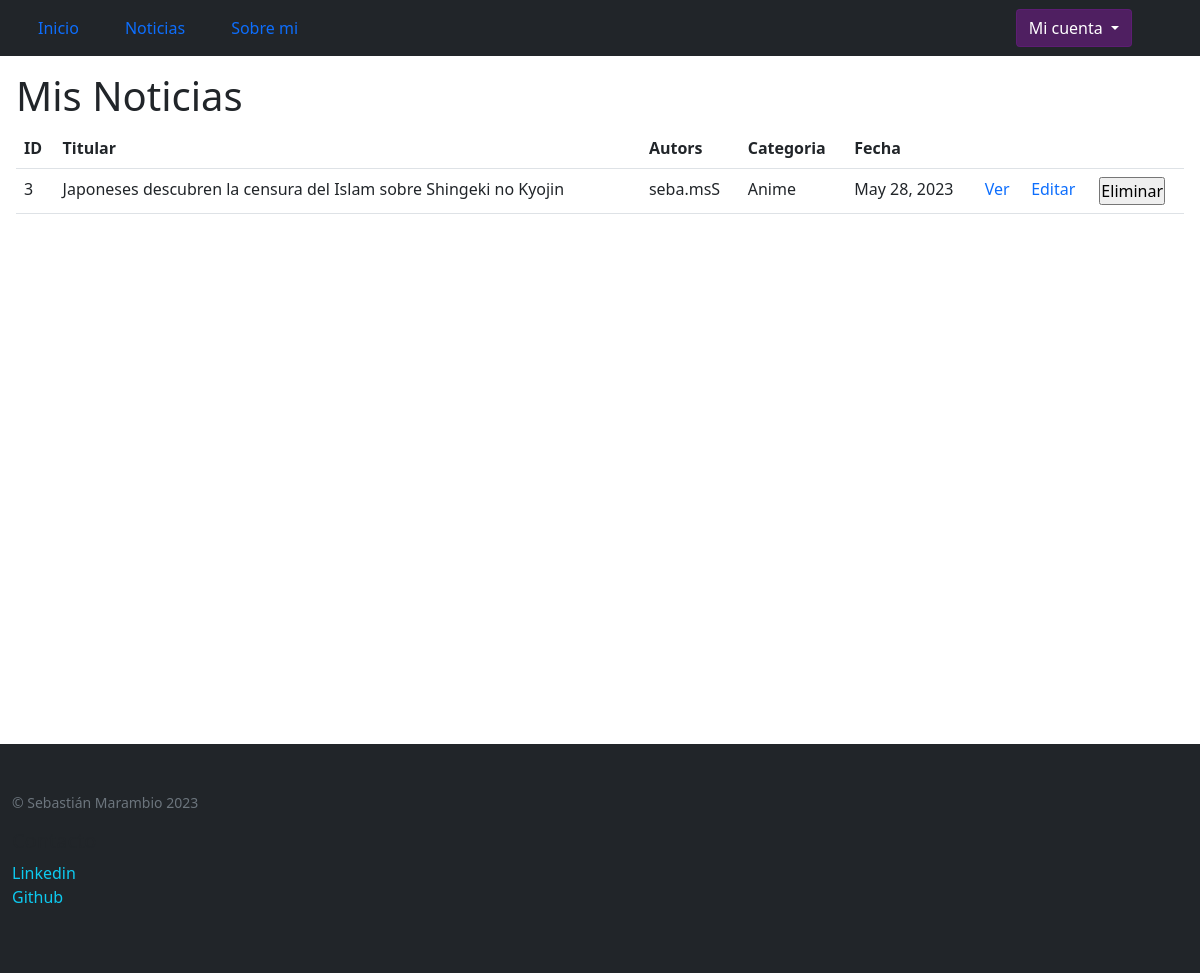
The app's page /plataforma/mis-noticias/ (signed in) with its own data.
### control_estudios/models.py (models this page shows, shortened)
class Noticias(models.Model):
    titular = models.CharField(max_length=150)
    subtitulo = models.CharField(max_length=100)
    autor = models.CharField(max_length=40)
    cuerpo = models.CharField(max_length=4000)
    categoria = models.CharField(max_length=30)
    imagen = models.ImageField(upload_to="noticias", null=True, blank=True)
    fecha_publicacion = models.DateField(default=timezone.now)

### control_estudios/views.py (the view)
# urls.py: path('mis-noticias/', MisNoticiasListView.as_view(), name="mis_noticias"),
class MisNoticiasListView(LoginRequiredMixin, ListView):
    model = Noticias
    template_name= "control_estudios/mis_noticias.html"

### control_estudios/templates/control_estudios/mis_noticias.html (shortened to what this page needs)
{% extends 'control_estudios/base.html' %}
{%block contenido %}
<section class="m-3 backfillManager overflow-auto">
  <div>
    <h1>Mis Noticias</h1>
    <table class="table">
      <tbody>
        <tr>
          <th>ID</th>
          <th>Titular</th>
          <th>Autors</th>
          <th>Categoria</th>
          <th>Fecha</th>
          <th></th>
          <th></th>
          <th></th>
        </tr>
        {% for noticia in object_list %}
        {% if user.username == noticia.autor %}
        <tr>
          <td>{{noticia.id}}</td>
          <td>{{noticia.titular}}</td>
          <td>{{noticia.autor}}</td>
          <td>{{noticia.categoria}}</td>
          <td>{{noticia.fecha_publicacion}}</td>
          <td><a href="{% url 'ver_noticia' noticia.id %}">Ver</a></td>
          <td>
            <a href="{% url 'editar_noticia' noticia.id %}">Editar</a>
          </td>
          <td>
            <form action="{% url 'eliminar_noticia' noticia.id %}" method="post">
              <input type="submit" value="Eliminar"/>
            </form>
          </td>
        </tr>
        {% endif %}
        {% endfor %}
      </tbody>
    </table>
  </div>
</section>
{%endblock contenido %}

### static/css/style.css (style rules this page uses)
* { margin: 0; padding: 0; box-sizing: border-box; text-decoration: none; }
a:link, a:visited, a:hover, a:active { text-decoration: none; }
.backfillManager { height: 82vh; }

### records on screen
Noticias: id "3", titular "Japoneses descubren la censura del Islam sobre Shingeki no Kyojin", autor "seba.msS", categoria "Anime", fecha_publicacion "May 28, 2023"
